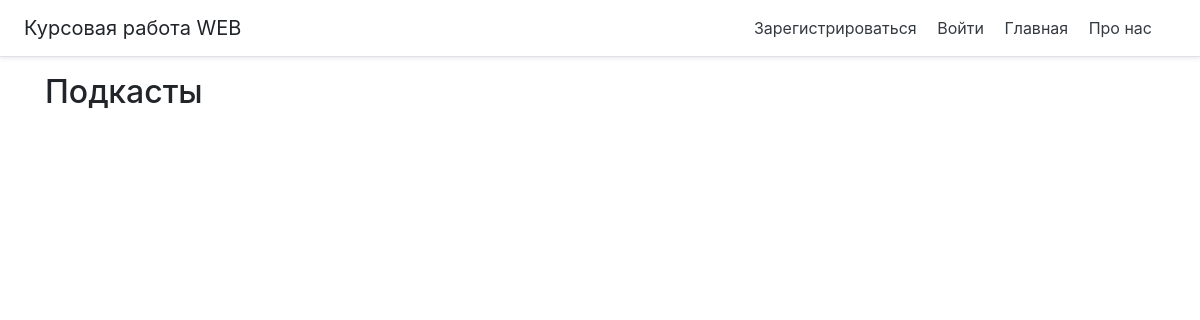
The app's page /view, older data.
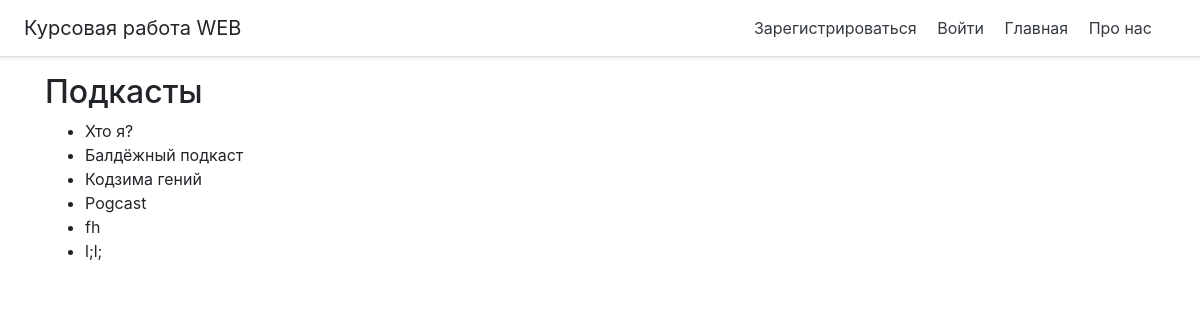
The same page, newer data.
### main/models.py (models this page shows, shortened)
class Podcast(models.Model):
    title = models.CharField('Название', max_length=50)
    descript = models.TextField('Описание')
    author = models.TextField('Автор', max_length=50, default='Неизвестен')
    category = models.ForeignKey(Category, null=True, on_delete=models.CASCADE)
    post_date = models.DateField(null=True, auto_now_add=True)
    file = models.FileField(blank=True)
    duration = models.FloatField(default=0)
    image = models.ImageField(upload_to='podcasts', blank=True)
    listened = models.IntegerField(default=0)
    likes = models.IntegerField(default=0)
    class Meta:
        verbose_name = 'Подкаст'
        verbose_name_plural = 'Подкасты'

### main/views.py (the view)
# urls.py: path('view', views.home_view.as_view(), name='view'),
class home_view(ListView):
    model = Podcast
    template_name = 'main/view.html'

### main/templates/main/view.html (shortened to what this page needs)
{% extends 'main/base.html' %}
{% block content %}
    <h2>Подкасты</h2>
    <ul>
        {% for podcast in object_list %}
            <li>{{ podcast.title }}</li>
        {% endfor %}
    </ul>
{% endblock %}

Row changes from the older to the newer data that the page shows:
added Podcast: title "Хто я?"
added Podcast: title "Балдёжный подкаст"
added Podcast: title "Кодзима гений"
added Podcast: title "Pogcast"
added Podcast: title "fh"
added Podcast: title "l;l;"
